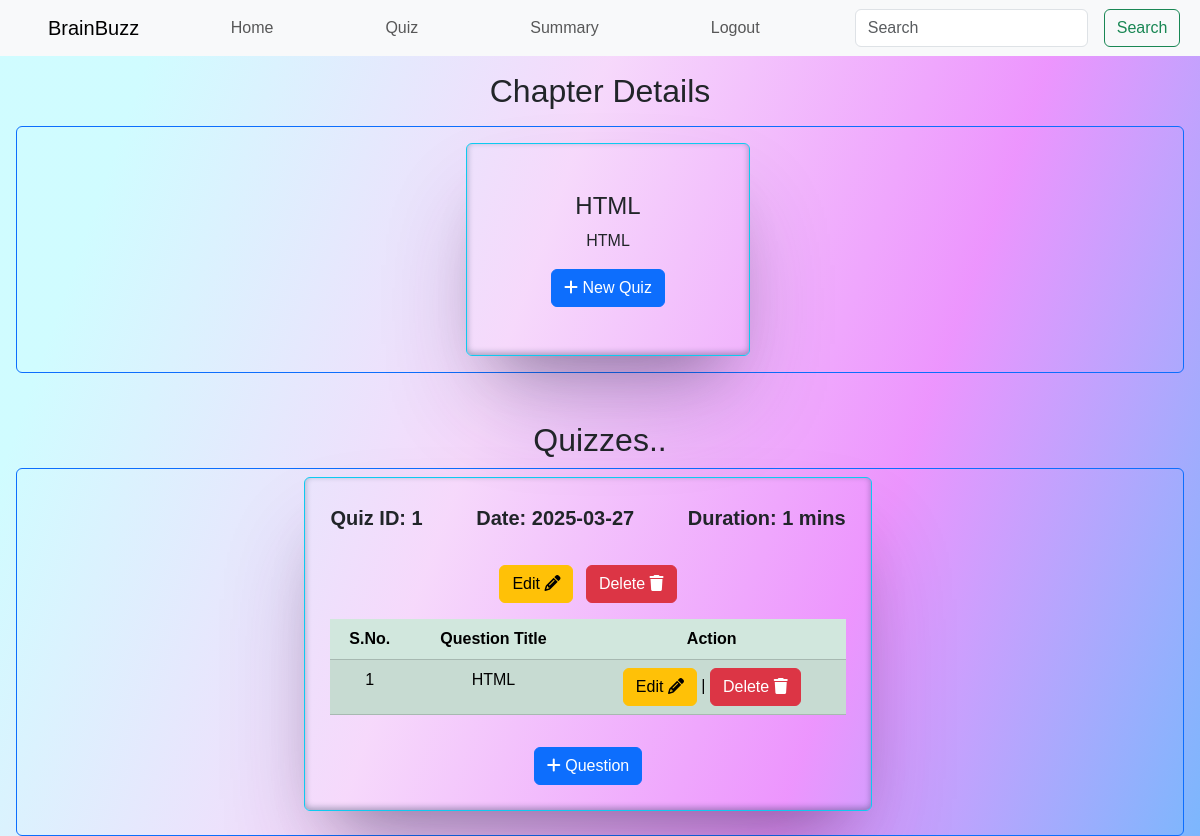
The page /subject/1/chapter/1 on the database as committed earlier.
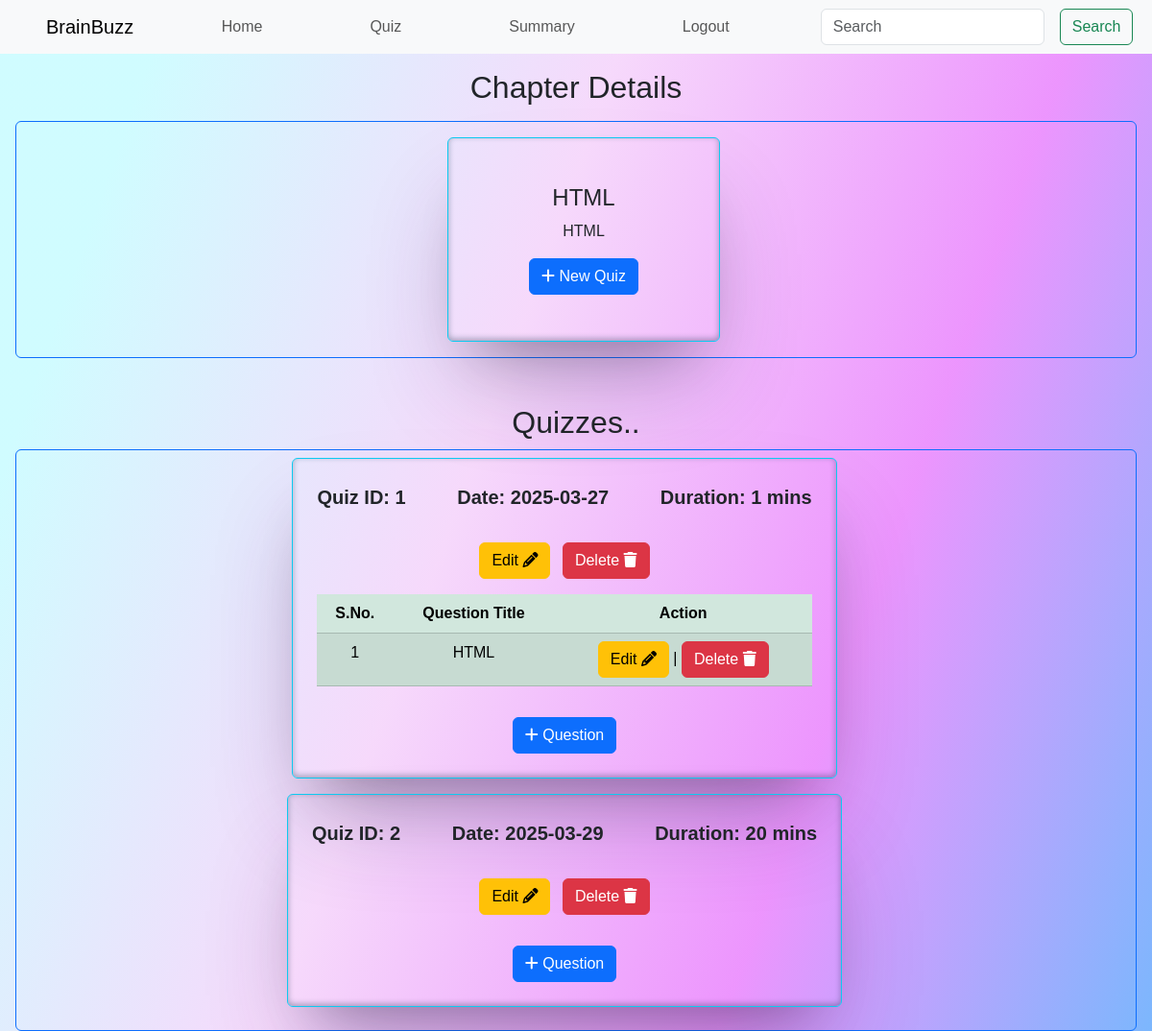
The same page on the database as committed later.
### backend/models.py (models this page shows)
class Chapter(db.Model):
    __tablename__="chapters"
    id=db.Column(db.Integer, primary_key=True)
    name = db.Column(db.String(100), nullable=False)
    description=db.Column(db.String(300),nullable=True)
    subject_id=db.Column(db.Integer,db.ForeignKey('subjects.id', ondelete="CASCADE"),nullable=False)
    quizzes=db.relationship("Quiz", backref="chapter", cascade="all,delete", lazy=True)

class Quiz(db.Model):
    __tablename__='quizzes'
    id=db.Column(db.Integer,primary_key=True)
    chapter_id=db.Column(db.Integer,db.ForeignKey('chapters.id', ondelete="CASCADE"),nullable=False)
    date=db.Column(db.Date,nullable=False)
    duration=db.Column(db.Integer,nullable=False)
    questions=db.relationship('Question',backref='quiz', cascade="all,delete", lazy=True)
    user_quizzes=db.relationship('UserQuiz', backref="quiz", cascade="all,delete", lazy=True)

class Question(db.Model):
    __tablename__='questions'
    id=db.Column(db.Integer,primary_key=True)
    quiz_id=db.Column(db.Integer,db.ForeignKey('quizzes.id', ondelete="CASCADE"),nullable=False)
    question_title=db.Column(db.String(200),nullable=False)
    question_statement=db.Column(db.Text,nullable=False)
    option1=db.Column(db.String(200),nullable=False)
    option2=db.Column(db.String(200),nullable=False)
    option3=db.Column(db.String(200),nullable=False)
    option4=db.Column(db.String(200),nullable=False)
    correct_option=db.Column(db.String,nullable=False)

### backend/controllers.py (the view)
@app.route("/subject/<int:subject_id>/chapter/<int:chapter_id>")
def quiz_management(subject_id,chapter_id):
    chapters=Chapter.query.filter_by(id=chapter_id,subject_id=subject_id).all()
    quizzes=fetch_quizzes(chapter_id)
    for quiz in quizzes:
        quiz.questions=fetch_question(quiz.id)
    return render_template("quizmanagement.html",chapters=chapters,quizzes=quizzes)

### backend/controllers.py (called while the page is built)
def fetch_quizzes(chapter_id):
    quizzes=Quiz.query.filter_by(chapter_id=chapter_id).all()
    return quizzes

def fetch_question(quiz_id):
    questions=Question.query.filter_by(quiz_id=quiz_id).all()
    return questions

### templates/quizmanagement.html (shortened to what the changed rows need)
<!DOCTYPE html>
<html lang="en">
  <head>
    <link
      href="https://cdn.jsdelivr.net/npm/bootstrap@5.3.3/dist/css/bootstrap.min.css"
      rel="stylesheet"
    />
    <link rel="stylesheet" href="{{url_for('static', filename='css/index.css')}}" />
    <link
      rel="stylesheet"
      href="https://cdnjs.cloudflare.com/ajax/libs/font-awesome/6.7.2/css/all.min.css"
    />
  </head>
  <body>
    <div class="wrapper">
      <h2 class="text-center mt-3">Chapter Details</h2>
      <div class="d-flex justify-content-center border border-primary m-3 p-3 rounded">
        {% if chapters %}
        {% for chapter in chapters %}
        <div class="border rounded border-info main ms-3 w-25 p-5">
          <h4 class="text-center">{{chapter.name}}</h4>
          <p class="text-center">{{chapter.description}}</p>
          <div class="d-flex justify-content-center">
            <a href="{{url_for('quiz_form', chapter_id=chapter.id)}}" class="btn btn-primary">
              <i class="fa-solid fa-plus"></i> New Quiz
            </a>
          </div>
        </div>
        {%endfor%}
        {%endif%}
      </div>
      <h2 class="text-center mt-5">Quizzes..</h2>
      <div class="d-flex flex-wrap justify-content-center border border-primary ms-3 me-3 p-2 rounded">
        {% if quizzes %}
        {% for quiz in quizzes %}
        <div class="border rounded border-info main d-flex flex-column me-4 flex-wrap mb-3">
          <div class="text-center mb-3 fs-5"><span class="fw-bold">Quiz ID: {{quiz.id}}</span>  <span class="fw-bold ms-5">Date: {{quiz.date}}</span>  <span class="fw-bold ms-5">Duration: {{quiz.duration}} mins</span></div>
          <div class="text-center mt-3 mb-3">
            <a href="{{url_for('quiz_form', chapter_id=quiz.chapter_id, quiz_id=quiz.id)}}" class="btn btn-warning me-2">Edit <i class="fa-solid fa-pencil"></i></a>
            <form action="{{url_for('delete_quiz', quiz_id=quiz.id)}}" method="POST" style="display: inline;">
              <button type="submit" class="btn btn-danger" onclick="return confirm('Are you want to delete quiz?')">Delete <i class="fa-solid fa-trash"></i></button>
            </form>
          </div>
          {% if quiz.questions %}
          <table class="w-100 text-center table table-striped table-success">
            <thead>
              <tr>
                <th>S.No.</th>
                <th>Question Title</th>
                <th>Action</th>
              </tr>
            </thead>
            <tbody>
              {% for question in quiz.questions %}
              <tr>
                <td>{{loop.index}}</td>
                <td>{{question.question_title}}</td>
                <td><a href="{{url_for('new_question', quiz_id=quiz.id, question_id=question.id)}}" class="btn btn-warning">Edit <i class="fa-solid fa-pencil"></i></a>
                   |
                   <form action="{{url_for('delete_question', quiz_id=quiz.id, question_id=question.id)}}" method="POST" style="display: inline;">
                    <button type="submit" class="btn btn-danger" onclick="return confirm('Are you want to delete question?')">Delete <i class="fa-solid fa-trash"></i></button>
                   </form>
              </tr>
              {%endfor%}
            </tbody>
          </table>
          {% endif %}
          <div class="d-flex justify-content-center mt-3">
            <a href="{{url_for('new_question', quiz_id=quiz.id)}}" class="btn btn-primary">
              <i class="fa-solid fa-plus"></i> Question
            </a>
          </div>
        </div>
        {%endfor%}
        {%endif%}
      </div>
    </div>
  </body>
</html>

Rows that differ between the two databases and show on the page:
added Quiz: id "2", date "2025-03-29", duration "20"
